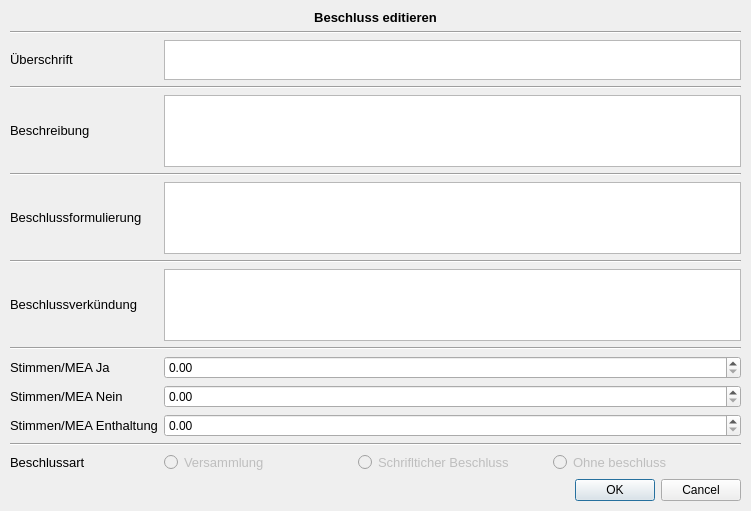
<?xml version="1.0" encoding="UTF-8"?>
<ui version="4.0">
 <class>DecissionItemSettings</class>
 <widget class="QDialog" name="DecissionItemSettings">
  <property name="geometry">
   <rect>
    <x>0</x>
    <y>0</y>
    <width>751</width>
    <height>511</height>
   </rect>
  </property>
  <property name="windowTitle">
   <string>Dialog</string>
  </property>
  <widget class="QWidget" name="gridLayoutWidget">
   <property name="geometry">
    <rect>
     <x>10</x>
     <y>10</y>
     <width>731</width>
     <height>491</height>
    </rect>
   </property>
   <layout class="QGridLayout" name="gridLayout">
    <item row="5" column="0" colspan="2">
     <widget class="Line" name="line_2">
      <property name="orientation">
       <enum>Qt::Horizontal</enum>
      </property>
     </widget>
    </item>
    <item row="9" column="0" colspan="2">
     <widget class="Line" name="line_4">
      <property name="orientation">
       <enum>Qt::Horizontal</enum>
      </property>
     </widget>
    </item>
    <item row="13" column="0" colspan="2">
     <widget class="Line" name="line_5">
      <property name="orientation">
       <enum>Qt::Horizontal</enum>
      </property>
     </widget>
    </item>
    <item row="3" column="0" colspan="2">
     <widget class="Line" name="line">
      <property name="orientation">
       <enum>Qt::Horizontal</enum>
      </property>
     </widget>
    </item>
    <item row="4" column="1">
     <widget class="QTextEdit" name="description">
      <property name="enabled">
       <bool>true</bool>
      </property>
      <property name="acceptRichText">
       <bool>false</bool>
      </property>
     </widget>
    </item>
    <item row="2" column="1">
     <widget class="QTextEdit" name="header">
      <property name="enabled">
       <bool>true</bool>
      </property>
      <property name="maximumSize">
       <size>
        <width>16777215</width>
        <height>40</height>
       </size>
      </property>
      <property name="acceptRichText">
       <bool>false</bool>
      </property>
     </widget>
    </item>
    <item row="2" column="0">
     <widget class="QLabel" name="label_2">
      <property name="sizePolicy">
       <sizepolicy hsizetype="Preferred" vsizetype="Fixed">
        <horstretch>0</horstretch>
        <verstretch>0</verstretch>
       </sizepolicy>
      </property>
      <property name="font">
       <font>
        <pointsize>10</pointsize>
       </font>
      </property>
      <property name="text">
       <string>Überschrift</string>
      </property>
     </widget>
    </item>
    <item row="4" column="0">
     <widget class="QLabel" name="label_3">
      <property name="sizePolicy">
       <sizepolicy hsizetype="Preferred" vsizetype="Fixed">
        <horstretch>0</horstretch>
        <verstretch>0</verstretch>
       </sizepolicy>
      </property>
      <property name="font">
       <font>
        <pointsize>10</pointsize>
       </font>
      </property>
      <property name="text">
       <string>Beschreibung</string>
      </property>
     </widget>
    </item>
    <item row="11" column="0">
     <widget class="QLabel" name="label_7">
      <property name="sizePolicy">
       <sizepolicy hsizetype="Preferred" vsizetype="Fixed">
        <horstretch>0</horstretch>
        <verstretch>0</verstretch>
       </sizepolicy>
      </property>
      <property name="font">
       <font>
        <pointsize>10</pointsize>
       </font>
      </property>
      <property name="text">
       <string>Stimmen/MEA Nein</string>
      </property>
     </widget>
    </item>
    <item row="8" column="0">
     <widget class="QLabel" name="label_5">
      <property name="sizePolicy">
       <sizepolicy hsizetype="Preferred" vsizetype="Fixed">
        <horstretch>0</horstretch>
        <verstretch>0</verstretch>
       </sizepolicy>
      </property>
      <property name="font">
       <font>
        <pointsize>10</pointsize>
       </font>
      </property>
      <property name="text">
       <string>Beschlussverkündung</string>
      </property>
     </widget>
    </item>
    <item row="12" column="0">
     <widget class="QLabel" name="label_8">
      <property name="sizePolicy">
       <sizepolicy hsizetype="Preferred" vsizetype="Fixed">
        <horstretch>0</horstretch>
        <verstretch>0</verstretch>
       </sizepolicy>
      </property>
      <property name="font">
       <font>
        <pointsize>10</pointsize>
       </font>
      </property>
      <property name="text">
       <string>Stimmen/MEA Enthaltung</string>
      </property>
     </widget>
    </item>
    <item row="10" column="0">
     <widget class="QLabel" name="label_6">
      <property name="sizePolicy">
       <sizepolicy hsizetype="Preferred" vsizetype="Fixed">
        <horstretch>0</horstretch>
        <verstretch>0</verstretch>
       </sizepolicy>
      </property>
      <property name="font">
       <font>
        <pointsize>10</pointsize>
       </font>
      </property>
      <property name="text">
       <string>Stimmen/MEA Ja</string>
      </property>
     </widget>
    </item>
    <item row="6" column="1">
     <widget class="QTextEdit" name="decissionText">
      <property name="acceptRichText">
       <bool>false</bool>
      </property>
     </widget>
    </item>
    <item row="6" column="0">
     <widget class="QLabel" name="label_4">
      <property name="sizePolicy">
       <sizepolicy hsizetype="Preferred" vsizetype="Fixed">
        <horstretch>0</horstretch>
        <verstretch>0</verstretch>
       </sizepolicy>
      </property>
      <property name="font">
       <font>
        <pointsize>10</pointsize>
       </font>
      </property>
      <property name="text">
       <string>Beschlussformulierung</string>
      </property>
     </widget>
    </item>
    <item row="8" column="1">
     <widget class="QTextEdit" name="decissionProclamation">
      <property name="acceptRichText">
       <bool>false</bool>
      </property>
     </widget>
    </item>
    <item row="10" column="1">
     <widget class="QDoubleSpinBox" name="yes">
      <property name="maximum">
       <double>99999.000000000000000</double>
      </property>
     </widget>
    </item>
    <item row="11" column="1">
     <widget class="QDoubleSpinBox" name="no">
      <property name="maximum">
       <double>99999.000000000000000</double>
      </property>
     </widget>
    </item>
    <item row="12" column="1">
     <widget class="QDoubleSpinBox" name="abstention">
      <property name="maximum">
       <double>99999.000000000000000</double>
      </property>
     </widget>
    </item>
    <item row="16" column="0" colspan="2">
     <widget class="QDialogButtonBox" name="buttonBox">
      <property name="orientation">
       <enum>Qt::Horizontal</enum>
      </property>
      <property name="standardButtons">
       <set>QDialogButtonBox::Cancel|QDialogButtonBox::Ok</set>
      </property>
     </widget>
    </item>
    <item row="0" column="0" colspan="2">
     <widget class="QLabel" name="label">
      <property name="sizePolicy">
       <sizepolicy hsizetype="Preferred" vsizetype="Fixed">
        <horstretch>0</horstretch>
        <verstretch>0</verstretch>
       </sizepolicy>
      </property>
      <property name="font">
       <font>
        <pointsize>10</pointsize>
        <weight>75</weight>
        <bold>true</bold>
       </font>
      </property>
      <property name="text">
       <string>Beschluss editieren</string>
      </property>
      <property name="alignment">
       <set>Qt::AlignCenter</set>
      </property>
     </widget>
    </item>
    <item row="7" column="0" colspan="2">
     <widget class="Line" name="line_3">
      <property name="orientation">
       <enum>Qt::Horizontal</enum>
      </property>
     </widget>
    </item>
    <item row="14" column="1">
     <layout class="QHBoxLayout" name="horizontalLayout" stretch="0,0,0">
      <property name="sizeConstraint">
       <enum>QLayout::SetFixedSize</enum>
      </property>
      <item>
       <widget class="QRadioButton" name="mitBeschlussoption">
        <property name="enabled">
         <bool>false</bool>
        </property>
        <property name="font">
         <font>
          <pointsize>10</pointsize>
         </font>
        </property>
        <property name="text">
         <string>Versammlung</string>
        </property>
       </widget>
      </item>
      <item>
       <widget class="QRadioButton" name="schriftlicherBeschluss">
        <property name="enabled">
         <bool>false</bool>
        </property>
        <property name="font">
         <font>
          <pointsize>10</pointsize>
         </font>
        </property>
        <property name="text">
         <string>Schriflticher Beschluss</string>
        </property>
       </widget>
      </item>
      <item>
       <widget class="QRadioButton" name="ohneBeschlussoption">
        <property name="enabled">
         <bool>false</bool>
        </property>
        <property name="font">
         <font>
          <pointsize>10</pointsize>
         </font>
        </property>
        <property name="text">
         <string>Ohne beschluss</string>
        </property>
       </widget>
      </item>
     </layout>
    </item>
    <item row="1" column="0" colspan="2">
     <widget class="Line" name="line_6">
      <property name="orientation">
       <enum>Qt::Horizontal</enum>
      </property>
     </widget>
    </item>
    <item row="14" column="0">
     <widget class="QLabel" name="label_9">
      <property name="font">
       <font>
        <pointsize>10</pointsize>
       </font>
      </property>
      <property name="text">
       <string>Beschlussart</string>
      </property>
     </widget>
    </item>
   </layout>
  </widget>
 </widget>
 <resources/>
 <connections>
  <connection>
   <sender>buttonBox</sender>
   <signal>accepted()</signal>
   <receiver>DecissionItemSettings</receiver>
   <slot>accept()</slot>
   <hints>
    <hint type="sourcelabel">
     <x>248</x>
     <y>254</y>
    </hint>
    <hint type="destinationlabel">
     <x>157</x>
     <y>274</y>
    </hint>
   </hints>
  </connection>
  <connection>
   <sender>buttonBox</sender>
   <signal>rejected()</signal>
   <receiver>DecissionItemSettings</receiver>
   <slot>reject()</slot>
   <hints>
    <hint type="sourcelabel">
     <x>316</x>
     <y>260</y>
    </hint>
    <hint type="destinationlabel">
     <x>286</x>
     <y>274</y>
    </hint>
   </hints>
  </connection>
 </connections>
</ui>
